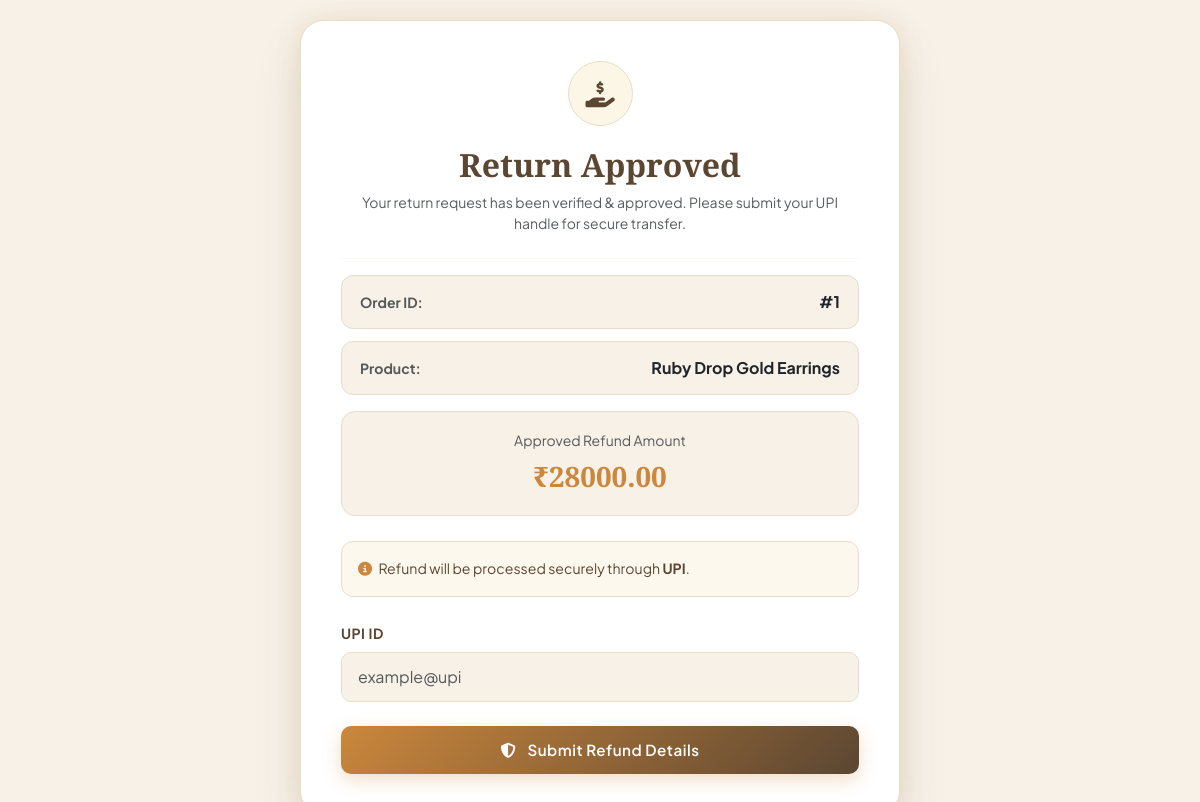
Page /return/manage/1/ (signed in) on the committed database.
### orders/models.py (models this page shows, shortened)
class ReturnRequest(models.Model):
    STATUS_CHOICES = (
        ('Pending', 'Pending'),
        ('Approved', 'Approved'),
        ('Rejected', 'Rejected'),
        ('Completed', 'Completed'),
    )
    REFUND_STATUS_CHOICES = (
        ('Not Applicable', 'Not Applicable'),
        ('Pending', 'Pending'),
        ('Processing', 'Processing'),
        ('Completed', 'Completed'),
    )
    user = models.ForeignKey(
        User,
        on_delete=models.CASCADE,
        related_name='orders_app_return_requests'
    )
    order = models.ForeignKey(
        Order,
        on_delete=models.CASCADE,
        related_name='return_requests'
    )
    item = models.ForeignKey(
        OrderItem,
        on_delete=models.CASCADE,
        related_name='return_requests',
        null=True,
        blank=True
    )
    reason = models.TextField()
    message = models.TextField(blank=True, null=True)
    status = models.CharField(
        max_length=20, choices=STATUS_CHOICES, default='Pending'
    )
    refund_amount = models.DecimalField(
        max_digits=10, decimal_places=2, default=0
    )
    refund_method = models.CharField(max_length=20, default='UPI', blank=True)
    upi_id = models.CharField(max_length=100, blank=True, null=True)
    refund_status = models.CharField(
        max_length=20, choices=REFUND_STATUS_CHOICES, default='Not Applicable'
    )
    created_at = models.DateTimeField(auto_now_add=True)
    updated_at = models.DateTimeField(auto_now=True)

class Order(models.Model):
    STATUS_CHOICES = (
        ('Pending', 'Pending'),
        ('Processing', 'Processing'),
        ('Shipped', 'Shipped'),
        ('Delivered', 'Delivered'),
        ('Cancelled', 'Cancelled'),
    )
    user = models.ForeignKey(
        User,
        on_delete=models.CASCADE,
        related_name='orders_app_orders'
    )
    full_name = models.CharField(max_length=150)
    email = models.EmailField()
    mobile_number = models.CharField(max_length=15, blank=True, null=True)
    shipping_address = models.TextField()
    payment_method = models.CharField(
        max_length=20, choices=PAYMENT_CHOICES, blank=True, null=True
    )
    total_amount = models.DecimalField(max_digits=10, decimal_places=2)
    status = models.CharField(
        max_length=20, choices=STATUS_CHOICES, default='Pending'
    )
    created_at = models.DateTimeField(auto_now_add=True)
    updated_at = models.DateTimeField(auto_now=True)

class OrderItem(models.Model):
    order = models.ForeignKey(
        Order,
        on_delete=models.CASCADE,
        related_name='store_order_items'
    )
    product = models.ForeignKey(
        Product,
        on_delete=models.SET_NULL,
        null=True,
        related_name='orders_app_order_products'
    )
    quantity = models.PositiveIntegerField(default=1)
    price = models.DecimalField(max_digits=10, decimal_places=2)

### store/models.py (models this page shows, shortened)
class Product(models.Model):
    CATEGORY_CHOICES = [
        ('rings', 'Rings'),
        ('pendants', 'Pendants'),
        ('chains', 'Chains'),
        ('earrings', 'Earrings'),
        ('necklaces', 'Necklaces'),
        ('bracelets', 'Bracelets'),
        ('bangles', 'Bangles'),
        ('solitaires', 'Solitaires'),
    ]
    COLLECTION_CHOICES = [
        ('bridal', 'Bridal Wear'),
        ('daily', 'Daily Wear'),
        ('party', 'Party Wear'),
        ('office', 'Office Wear'),
        ('kids', 'Kids Wear'),
        ('festival', 'Special Festival'),
    ]
    GENDER_CHOICES = [
        ('women', 'Women'),
        ('men', 'Men'),
    ]
    MATERIAL_CHOICES = [
        ('gold', 'Gold'),
        ('silver', 'Silver'),
        ('diamond', 'Diamond'),
    ]
    KARAT_CHOICES = [
        ('18k', '18KT Gold'),
        ('22k', '22KT Gold'),
        ('24k', '24KT Pure Gold'),
        ('925', '925 Sterling Silver'),
        ('vvs', 'VVS Diamond'),
    ]
    METAL_COLOR_CHOICES = [
        ('Yellow Gold', 'Yellow Gold'),
        ('White Gold', 'White Gold'),
        ('Rose Gold', 'Rose Gold'),
        ('Sterling Silver', 'Sterling Silver'),
        ('Oxidised Silver', 'Oxidised Silver'),
        ('Platinum Finish', 'Platinum Finish'),
    ]
    name = models.CharField(max_length=200)
    description = models.TextField()
    price = models.DecimalField(max_digits=10, decimal_places=2)
    category = models.CharField(max_length=100, choices=CATEGORY_CHOICES, default='rings')
    collection = models.CharField(max_length=100, choices=COLLECTION_CHOICES, default='daily', blank=True, null=True)
    gender = models.CharField(max_length=20, choices=GENDER_CHOICES, default='women')
    material = models.CharField(max_length=50, choices=MATERIAL_CHOICES, default='gold')
    karat = models.CharField(max_length=50, choices=KARAT_CHOICES, default='22k')
    weight = models.DecimalField(max_digits=6, decimal_places=3, blank=True, null=True, help_text="Gross Weight in grams (e.g., 5.450)")
    metal_color = models.CharField(max_length=50, choices=METAL_COLOR_CHOICES, default='Yellow Gold', blank=True, null=True)
    diamond_carat = models.CharField(max_length=50, blank=True, null=True, help_text="e.g., 0.084 ct (Leave blank if no diamond)")
    occasion = models.CharField(max_length=100, default='Daily Wear', blank=True, null=True, help_text="e.g., Casual Wear, Bridal, Festive")
    sizes = models.ManyToManyField(Size, blank=True, help_text="Select available sizes for this product")
    image = models.ImageField(upload_to='product/', blank=True, null=True)
    created_at = models.DateTimeField(auto_now_add=True)

### store/views.py (the view, shortened to what this page needs)
# urls.py: path('return/manage/<int:return_id>/',views.manage_return_request,name='manage_return_request'),
@staff_member_required
def manage_return_request(request, return_id):
    return_request = get_object_or_404(
        ReturnRequest,
        id=return_id
    )
    return render(
        request,
        'store/manage_return_request.html',
        {
            'return_request': return_request
        }
    )

### store/templates/store/manage_return_request.html (shortened to what this page needs)
{% load static %}
<!DOCTYPE html>
<html lang="en">
<head>
    <link href="https://cdn.jsdelivr.net/npm/bootstrap@5.3.0/dist/css/bootstrap.min.css" rel="stylesheet">
    <link rel="stylesheet" href="https://cdnjs.cloudflare.com/ajax/libs/font-awesome/6.4.0/css/all.min.css">
</head>
<body>
<div class="box">
    <div class="page-icon">
        <i class="fas fa-hand-holding-dollar"></i>
    </div>
    <h2 class="title text-center mb-2">
        Return Approved
    </h2>
    <p class="text-center text-muted small mb-4">
        Your return request has been verified & approved. Please submit your UPI handle for secure transfer.
    </p>
    <hr style="border-color: var(--border-warm);">
    <div class="info-row d-flex justify-content-between align-items-center">
        <span class="text-muted small fw-bold">Order ID:</span>
        <strong class="text-dark">#{{ return_request.order.id }}</strong>
    </div>
    <div class="info-row d-flex justify-content-between align-items-center">
        <span class="text-muted small fw-bold">Product:</span>
        <strong class="text-dark">{{ return_request.item.product.name }}</strong>
    </div>
    <div class="amount-box mt-3">
        <span class="text-muted small d-block mb-1">Approved Refund Amount</span>
        <div class="amount">
            ₹{{ return_request.refund_amount }}
        </div>
    </div>
    <div class="alert alert-info-custom p-3 mb-4">
        <i class="fa-solid fa-circle-info me-1" style="color: var(--burnt-amber);"></i>
        Refund will be processed securely through <strong>UPI</strong>.
    </div>
    <form method="POST">
        <label class="fw-bold mb-2 small text-uppercase" style="color: var(--mocha-brown); letter-spacing: 0.5px;">
            UPI ID
        </label>
        <input
            type="text"
            name="upi_id"
            class="form-control mb-4"
            placeholder="example@upi"
            required
        >
        <button type="submit" class="btn-gold">
            <i class="fas fa-shield-halved me-2"></i> Submit Refund Details
        </button>
    </form>
</div>
</body>
</html>

### store/templates/store/manage_return_request.html (style rules this page uses)
:root { --mocha-brown: #5b4632; --mocha-dark: #3b2c20; --champagne-gold: #f4d9a0; --burnt-amber: #cb873c; --bg-ivory: #f7f1e8; --card-bg: #ffffff; --text-dark: #281816; --text-muted: #6b5b4d; --border-warm: #e6dec5; }
body { background-color: var(--bg-ivory); font-family: 'Plus Jakarta Sans', sans-serif; color: var(--text-dark); min-height: 100vh; display: flex; align-items: center; justify-content: center; padding: 20px; }
.box { max-width: 600px; width: 100%; background: var(--card-bg); padding: 40px; border-radius: 24px; box-shadow: 0 25px 50px rgba(91, 70, 50, 0.12), 0 0 25px rgba(203, 135, 60, 0.15); border: 1px solid var(--border-warm); }
.page-icon { width: 65px; height: 65px; margin: 0 auto 20px auto; display: flex; align-items: center; justify-content: center; border-radius: 50%; background: rgba(244, 217, 160, 0.25); color: var(--mocha-brown); font-size: 26px; border: 1px solid var(--border-warm); }
.title { font-family: 'Cinzel', serif; color: var(--mocha-brown); font-weight: 800; }
.amount-box { background: var(--bg-ivory); border: 1.5px solid var(--border-warm); padding: 18px; border-radius: 14px; text-align: center; margin-bottom: 25px; }
.amount { font-size: 28px; color: var(--burnt-amber); font-weight: 800; font-family: 'Cinzel', serif; }
.form-control { background-color: var(--bg-ivory); border: 1.5px solid var(--border-warm); border-radius: 10px; padding: 12px 16px; color: var(--text-dark); }
.btn-gold { background: linear-gradient(135deg, var(--burnt-amber) 0%, var(--mocha-brown) 100%); color: #ffffff; font-weight: 600; border: none; padding: 13px; border-radius: 10px; width: 100%; font-size: 0.95rem; letter-spacing: 0.5px; box-shadow: 0 6px 18px rgba(203, 135, 60, 0.28); transition: all 0.3s ease; }
.alert-info-custom { background: rgba(244, 217, 160, 0.18); border: 1.5px solid var(--border-warm); color: var(--mocha-brown); border-radius: 12px; font-size: 0.88rem; }
.info-row { background: var(--bg-ivory); border: 1px solid var(--border-warm); padding: 14px 18px; border-radius: 12px; margin-bottom: 12px; }

### rows in the picture
ReturnRequest: order.id "1", item.product.name "Ruby Drop Gold Earrings", refund_amount "28000.00"
